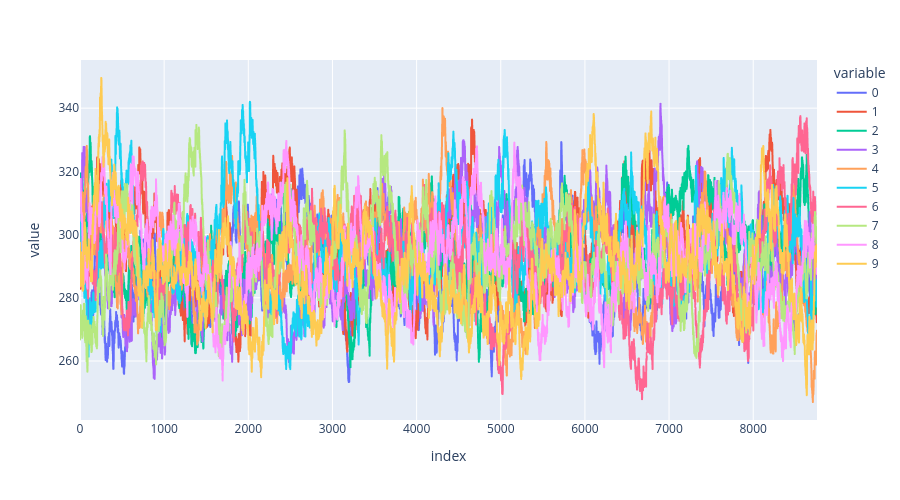

Write notebook code for a chart like this one.
### Code cell
fig = px.line(eth_values_mc_df, height=500)
fig.show()

### Figure 1 — Plotly figure (JSON) as saved in the notebook; plotly's stock layout.template omitted (floating-point values rounded to 4 significant figures; data arrays with more than 128 entries replaced by an {"elided": "..."} marker saying what was removed)
{"data": [{"hovertemplate": "variable=0<br>index=%{x}<br>value=%{y}<extra></extra>", "legendgroup": "0", "line": {"color": "#636efa", "dash": "solid"}, "mode": "lines", "name": "0", "showlegend": true, "type": "scattergl", "x": {"elided": "8759 int values"}, "xaxis": "x", "y": {"elided": "8759 float values"}, "yaxis": "y"}, {"hovertemplate": "variable=1<br>index=%{x}<br>value=%{y}<extra></extra>", "legendgroup": "1", "line": {"color": "#EF553B", "dash": "solid"}, "mode": "lines", "name": "1", "showlegend": true, "type": "scattergl", "x": {"elided": "8759 int values"}, "xaxis": "x", "y": {"elided": "8759 float values"}, "yaxis": "y"}, {"hovertemplate": "variable=2<br>index=%{x}<br>value=%{y}<extra></extra>", "legendgroup": "2", "line": {"color": "#00cc96", "dash": "solid"}, "mode": "lines", "name": "2", "showlegend": true, "type": "scattergl", "x": {"elided": "8759 int values"}, "xaxis": "x", "y": {"elided": "8759 float values"}, "yaxis": "y"}, {"hovertemplate": "variable=3<br>index=%{x}<br>value=%{y}<extra></extra>", "legendgroup": "3", "line": {"color": "#ab63fa", "dash": "solid"}, "mode": "lines", "name": "3", "showlegend": true, "type": "scattergl", "x": {"elided": "8759 int values"}, "xaxis": "x", "y": {"elided": "8759 float values"}, "yaxis": "y"}, {"hovertemplate": "variable=4<br>index=%{x}<br>value=%{y}<extra></extra>", "legendgroup": "4", "line": {"color": "#FFA15A", "dash": "solid"}, "mode": "lines", "name": "4", "showlegend": true, "type": "scattergl", "x": {"elided": "8759 int values"}, "xaxis": "x", "y": {"elided": "8759 float values"}, "yaxis": "y"}, {"hovertemplate": "variable=5<br>index=%{x}<br>value=%{y}<extra></extra>", "legendgroup": "5", "line": {"color": "#19d3f3", "dash": "solid"}, "mode": "lines", "name": "5", "showlegend": true, "type": "scattergl", "x": {"elided": "8759 int values"}, "xaxis": "x", "y": {"elided": "8759 float values"}, "yaxis": "y"}, {"hovertemplate": "variable=6<br>index=%{x}<br>value=%{y}<extra></extra>", "legendgroup": "6", "line": {"color": "#FF6692", "dash": "solid"}, "mode": "lines", "name": "6", "showlegend": true, "type": "scattergl", "x": {"elided": "8759 int values"}, "xaxis": "x", "y": {"elided": "8759 float values"}, "yaxis": "y"}, {"hovertemplate": "variable=7<br>index=%{x}<br>value=%{y}<extra></extra>", "legendgroup": "7", "line": {"color": "#B6E880", "dash": "solid"}, "mode": "lines", "name": "7", "showlegend": true, "type": "scattergl", "x": {"elided": "8759 int values"}, "xaxis": "x", "y": {"elided": "8759 float values"}, "yaxis": "y"}, {"hovertemplate": "variable=8<br>index=%{x}<br>value=%{y}<extra></extra>", "legendgroup": "8", "line": {"color": "#FF97FF", "dash": "solid"}, "mode": "lines", "name": "8", "showlegend": true, "type": "scattergl", "x": {"elided": "8759 int values"}, "xaxis": "x", "y": {"elided": "8759 float values"}, "yaxis": "y"}, {"hovertemplate": "variable=9<br>index=%{x}<br>value=%{y}<extra></extra>", "legendgroup": "9", "line": {"color": "#FECB52", "dash": "solid"}, "mode": "lines", "name": "9", "showlegend": true, "type": "scattergl", "x": {"elided": "8759 int values"}, "xaxis": "x", "y": {"elided": "8759 float values"}, "yaxis": "y"}], "layout": {"height": 500, "legend": {"title": {"text": "variable"}, "tracegroupgap": 0}, "margin": {"t": 60}, "xaxis": {"anchor": "y", "domain": [0, 1], "title": {"text": "index"}}, "yaxis": {"anchor": "x", "domain": [0, 1], "title": {"text": "value"}}}}
